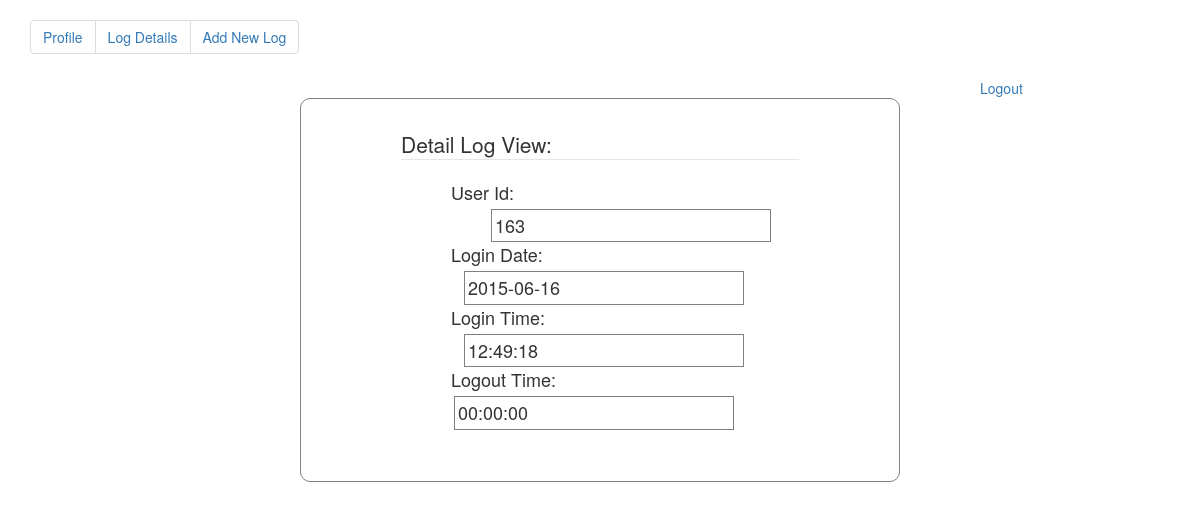
/task/profilelogdetails.php?record_id=163 (signed in), run on the app's committed database.
### tables this page shows
CREATE TABLE IF NOT EXISTS `logintime` (
  `sno` int(11) NOT NULL AUTO_INCREMENT,
  `id` int(11) DEFAULT NULL,
  `logindate` date DEFAULT NULL,
  `logintime` time DEFAULT NULL,
  `logouttime` time DEFAULT NULL,
  PRIMARY KEY (`sno`)
);

### task/profilelogdetails.php (the view, shortened to what this page needs)
<?php
	if($_SESSION['user_id'] != ''){
		if($_GET['record_id'] != ''){
			$record_id = $_GET['record_id'];
		}else{
			$record_id = $_COOKIE['record_id'];
		}
		$result = mysql_query("SELECT * FROM `logintime` WHERE sno = '$record_id'");
		$r = mysql_fetch_assoc($result);
?>
<!DOCTYPE html>
<html>
	<head>
	  <link rel="stylesheet" href="http://maxcdn.bootstrapcdn.com/bootstrap/3.3.4/css/bootstrap.min.css">
	</head>
	<body>
		<div class="container">
		  <ul class="pagination">
			<li><a href="welcome.php"> Profile </a></li>
			<li><a href="logdetails.php">Log Details</a></li>
			<li><a href="addlog.php"> Add New Log</a></li>
		  </ul>
		  <a href="logout.php" style="margin-left:950px"> Logout </a>
		</div>
		<div class="outside">
			<fieldset class="view">
				<legend> Detail Log View: </legend>
				<div class="field" >
					User Id: <input type='text' class="txt" name='' value="<?php echo  $record_id;   ?>" readonly style="margin-left:40px;">
				</div>
				<div class="field">
					Login Date: <input type='text' class="txt" name='' value="<?php echo  $r['logindate']; ?>" readonly style="margin-left:13px;">
				</div>
				<div class="field">
					Login Time: <input type='text' class="txt" name='' value="<?php echo $r["logintime"]; ?> " readonly style="margin-left:13px;">
				</div>
				<div class="field">
					Logout Time: <input type='text' class="txt" name='' value="<?php echo  $r["logouttime"];  ?>" readonly style="margin-left:3px;">
				</div>
				<br><br>
			</fieldset>
		</div>
	</body>
</html>
<?php
	}else{
		header('Location:login.php');
	}
?>

### task/profilelogdetails.php (style rules this page uses)
.view { margin-left:100px;margin-right:100px;margin-top: 30px;font-size:18px; }
.outside { border:1px solid gray;margin-left:300px;margin-right:300px;border-radius:10px; }
.field { margin-left:50px; }
.txt { padding:3px;border:1px solid gray;margin-top:3px;width:280px; }

### data on the page
logintime: logindate "2015-06-16", logintime "12:49:18", logouttime "00:00:00"
